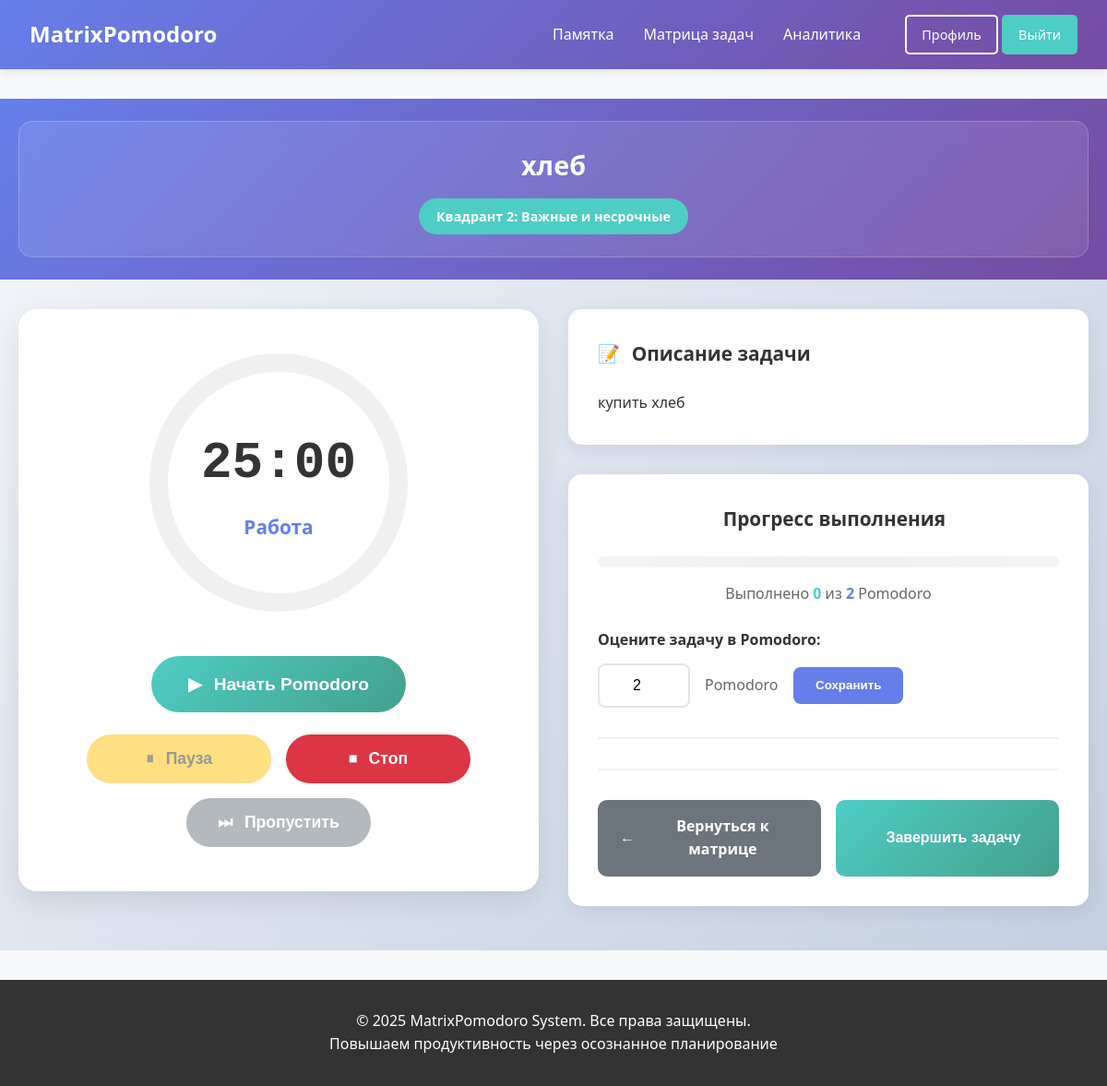
Page /pomodoro/task/1/ (signed in) on the committed database.
### tasks/models.py (models this page shows, shortened)
class Task(models.Model):
    STATUS_CHOICES = [
        ('active', 'Активная'),
        ('completed', 'Завершена'),
        ('cancelled', 'Отменена'),
    ]
    user = models.ForeignKey(User, on_delete=models.CASCADE, verbose_name="Пользователь")
    quadrant = models.ForeignKey(EisenhowerQuadrant, on_delete=models.PROTECT,
                                 verbose_name="Квадрант", null=True, blank=True)
    title = models.CharField(max_length=200, verbose_name="Заголовок")
    description = models.TextField(blank=True, verbose_name="Описание")
    status = models.CharField(max_length=10, choices=STATUS_CHOICES, default='active', verbose_name="Статус")
    display_order = models.PositiveIntegerField(default=0, verbose_name="Порядок отображения")
    priority = models.PositiveIntegerField(default=1, verbose_name="Приоритет (1-10)")
    due_date = models.DateTimeField(null=True, blank=True, verbose_name="Срок выполнения")
    estimated_pomodoros = models.PositiveIntegerField(default=1, verbose_name="Планируемое количество Pomodoro")
    completed_pomodoros = models.PositiveIntegerField(default=0, verbose_name="Выполнено Pomodoro")
    created_at = models.DateTimeField(auto_now_add=True)
    updated_at = models.DateTimeField(auto_now=True)
    completed_at = models.DateTimeField(null=True, blank=True, verbose_name="Фактическое время выполнения")
    class Meta:
        verbose_name = "Задача"
        verbose_name_plural = "Задачи"
        ordering = ['quadrant__priority_order', 'display_order', 'created_at']

class EisenhowerQuadrant(models.Model):
    name = models.CharField(max_length=100, verbose_name="Название квадранта")
    description = models.TextField(verbose_name="Описание")
    priority_order = models.IntegerField(verbose_name="Порядок отображения (1-4)")
    color_code = models.CharField(max_length=7, default='#FFFFFF', verbose_name="Цвет (HEX)")
    icon = models.CharField(max_length=50, blank=True, verbose_name="Иконка")
    class Meta:
        verbose_name = "Квадрант Эйзенхауэра"
        verbose_name_plural = "Квадранты Эйзенхауэра"
        ordering = ['priority_order']

### pomodoro/views.py (the view)
# urls.py: path('task/<int:task_id>/', views.task_detail, name='task_detail'),
@login_required
def task_detail(request, task_id):
    task = get_object_or_404(Task, id=task_id, user=request.user)
    try:
        settings = UserSettings.objects.get(user=request.user)
    except UserSettings.DoesNotExist:
        settings = UserSettings.objects.create(user=request.user)
    today = timezone.now().date()
    today_sessions = PomodoroSession.objects.filter(
        user=request.user,
        task=task,
        start_time__date=today
    ).count()
    recent_sessions = PomodoroSession.objects.filter(
        user=request.user,
        task=task
    ).order_by('-start_time')[:5]
    if task.estimated_pomodoros > 0:
        progress_percentage = (task.completed_pomodoros / task.estimated_pomodoros) * 100
    else:
        progress_percentage = 0
    context = {
        'task': task,
        'settings': settings,
        'today_sessions': today_sessions,
        'recent_sessions': recent_sessions,
        'progress_percentage': progress_percentage,
    }
    return render(request, 'pomodoro/task_detail.html', context)

### pomodoro/templates/pomodoro/task_detail.html (shortened to what this page needs)
{% extends 'core/base.html' %}
{% load static %}
{% block extra_css %}
<link rel="stylesheet" href="{% static 'pomodoro/css/timer.css' %}">
{% endblock %}
{% block content %}
<div class="pomodoro-page">
    <div class="pomodoro-header">
        <div class="container">
            <div class="task-info-card">
                <div class="task-main-info" style="text-align: center; width: 100%;">
                    <h1 class="task-title">{{ task.title }}</h1>
                    <div class="task-meta-tags" style="justify-content: center;">
                        {% if task.quadrant %}
                        <span class="quadrant-tag" style="background-color: {{ task.quadrant.color_code|default:'#4ECDC4' }}">
                            {{ task.quadrant.name }}
                        </span>
                        {% endif %}
                    </div>
                </div>
            </div>
        </div>
    </div>
    <div class="container">
        <div class="pomodoro-main-layout">
            <div class="timer-column">
                <div class="timer-card">
                    <div class="timer-circle" id="timer-circle">
                        <div class="timer-display">
                            <div class="timer-time" id="timer-display">25:00</div>
                            <div class="timer-phase" id="timer-phase">Готов к работе</div>
                        </div>
                    </div>
                    <div class="timer-controls">
                        <button class="timer-btn btn-start" id="start-timer">
                        </button>
                        <div class="secondary-controls">
                            <button class="timer-btn btn-pause" id="pause-timer" disabled>
                                <span class="btn-icon">⏸</span>
                                <span class="btn-text">Пауза</span>
                            </button>
                            <button class="timer-btn btn-stop" id="stop-timer">
                                <span class="btn-icon">⏹</span>
                                <span class="btn-text">Стоп</span>
                            </button>
                            <button class="timer-btn btn-skip" id="skip-timer" disabled>
                                <span class="btn-icon">⏭</span>
                                <span class="btn-text">Пропустить</span>
                            </button>
                        </div>
                    </div>
                </div>
            </div>
            <div class="task-details-column">
                {% if task.description %}
                <div class="detail-card">
                    <h3 class="detail-title">
                        <span class="icon">📝</span>
                        Описание задачи
                    </h3>
                    <div class="detail-content">
                        <p>{{ task.description }}</p>
                    </div>
                </div>
                {% endif %}
                <div class="detail-card">
                    <h3 class="detail-title" style="text-align: center; justify-content: center; display: flex; align-items: center;">
                        Прогресс выполнения
                    </h3>
                    <div class="detail-content">
                        <div class="progress-container">
                            <div class="progress-bar">
                            </div>
                            <div class="progress-text" id="progress-text">
                            </div>
                        </div>
                        <div class="pomodoro-estimation">
                            <label for="estimated-pomodoros">Оцените задачу в Pomodoro:</label>
                            <div class="estimation-control">
                                <input type="number" id="estimated-pomodoros"
                                       value="{{ task.estimated_pomodoros }}"
                                       min="1" max="20" class="estimation-input">
                                <span class="estimation-label">Pomodoro</span>
                                <button class="btn-save-estimation" id="save-estimation-btn">Сохранить</button>
                            </div>
                        </div>
                        <div class="actions-container">
                            <div class="action-buttons">
                                <a href="{% url 'tasks:matrix' %}" class="action-btn btn-back">
                                    <span class="btn-icon">←</span>
                                    Вернуться к матрице
                                </a>
                                <button class="action-btn btn-complete" id="complete-task-btn">
                                    Завершить задачу
                                </button>
                            </div>
                        </div>
                    </div>
                </div>
            </div>
        </div>
    </div>
</div>
{% endblock %}

### core/static/core/css/base.css (style rules this page uses)
* { margin: 0; padding: 0; box-sizing: border-box; }
body { font-family: 'Segoe UI', Tahoma, Geneva, Verdana, sans-serif; line-height: 1.6; color: #333; background-color: #f8f9fa; min-height: 100vh; display: flex; flex-direction: column; }
.container { max-width: 1200px; margin: 0 auto; padding: 0 20px; }

### rows in the picture
Task: title "хлеб", quadrant.name "Квадрант 2: Важные и несрочные", description "купить хлеб", estimated_pomodoros "2"
